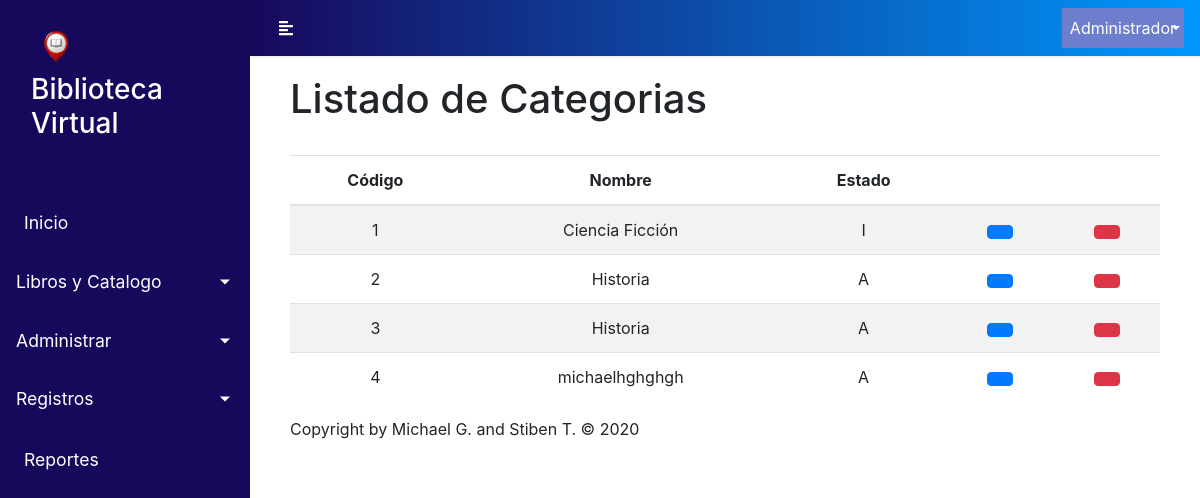
The app's page /manage-categories.php with its own data.
### tables this page shows
CREATE TABLE `categoria` (
  `idcategoria` int(50) NOT NULL,
  `descripcion` varchar(100) NOT NULL,
  `estado` varchar(1) NOT NULL
);

### php/consultas.php (called while the page is built, shortened)
<?php
   function lista_categoria(){
		include('connect.php');
		$sql="SELECT * FROM categoria";
		return $result=$conexion->query($sql);
	}
?>

### manage-categories.php (the view, shortened to what this page needs)
<?php include "php/consultas.php";?>
<!DOCTYPE html>
<html lang="en">
<head>
    <link rel="stylesheet" href="./css/main.css">
    <link rel="stylesheet" href="./librerias/bootstrap4/bootstrap.min.css">
    <link href="https://unpkg.com/ionicons@4.5.10-0/dist/css/ionicons.min.css" rel="stylesheet">
    <link
      rel="stylesheet"
      href="https://cdnjs.cloudflare.com/ajax/libs/malihu-custom-scrollbar-plugin/3.1.5/jquery.mCustomScrollbar.min.css"
    />
</head>
<body>
<?php include "header.php";
?>
<div class="panel panel-default" style="margin-top: 10 px">
    <div class="panel-heading">
        <h1>Listado de Categorias</h1>
    </div>
    <div class="panel-body">
    <br>
        <table class="table table-striped" style="text-align: center;">
            <thead>
                <tr>
                    <th>Código</th>
                    <th>Nombre</th>
                    <th>Estado</th>
                    <th></th>
                    <th></th>
                </tr>
            </thead>
            <tbody>
                <?php
                    $query = lista_categoria();
                    while ($row = $query->fetch_assoc()) {
                        echo"
                            <tr>
                                <td>".$row['idcategoria']."</td>
                                <td>".$row['descripcion']."</td>
                                <td>".$row['estado']."</td>
                                <td> <a data-toggle='tooltip' title='Editar' href='update_category.php?id=".base64_encode($row['idcategoria'])."' class='btn btn-primary'> <i class='icon ion-md-create'></i> </a> </td>
                                <td> <a data-toggle='tooltip' title='Anular' href='php/registros-crud/category.php?accion=DLT&id=".$row['idcategoria']."' class='btn btn-danger'> <i class='icon ion-md-trash'></i> </a></td>
                        ";
                    }
                ?>
            </tbody>
        </table>
    </div>
<?php include "footer.php"; ?>
</body>
</html>

### css/main.css (style rules this page uses)
:root { --bleu: #18085c; --white: #ffffff; --gris: #efefef; }
body { font-family: "Muli", sans-serif; font-weight: 300; color: var(--primary); }
.btn-primary { background-color: var(--primary); border: 0; }
a, a:hover, a:focus { color: inherit; text-decoration: none; transition: all 0.3s; }

### records on screen
categoria: idcategoria "1", descripcion "Ciencia Ficción", estado "I"
categoria: idcategoria "2", descripcion "Historia", estado "A"
categoria: idcategoria "3", descripcion "Historia", estado "A"
categoria: idcategoria "4", descripcion "michaelhghghgh", estado "A"
